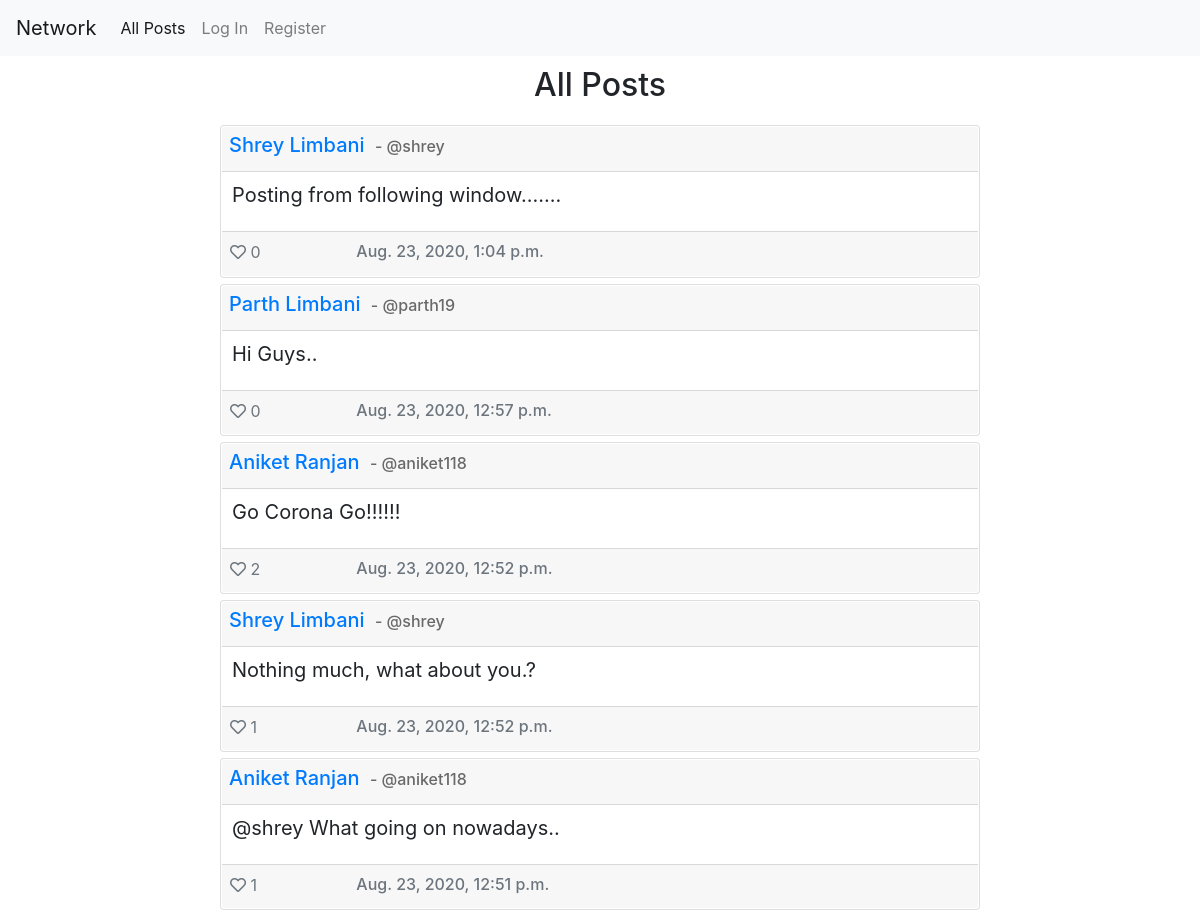
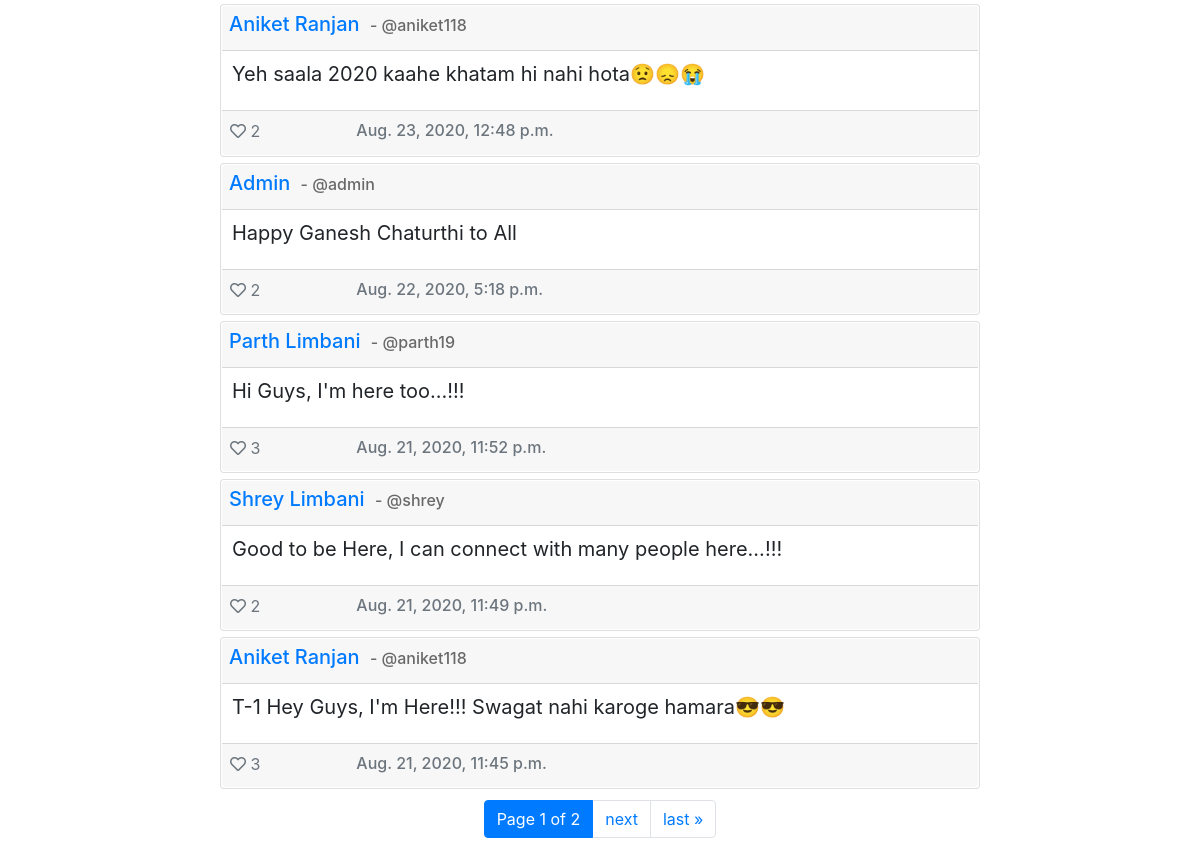
The page / on the database its author committed (2 pictures, top to bottom).
### network/models.py (models this page shows, shortened)
class Post(models.Model):
    poster = models.ForeignKey(User, on_delete=models.CASCADE, related_name='post')
    timestamp = models.DateTimeField(default=timezone.now)
    content = models.TextField(max_length=144)
    likes = models.ManyToManyField(User, symmetrical=True, related_query_name="liked_posts", through="Like")

class User(AbstractUser):
    relationships = models.ManyToManyField("self", symmetrical=False, through="Relationship", related_name="related_to")

### network/views.py (the view)
# urls.py: path("", views.index, name="index"),
def index(request):
    posts = Post.objects.order_by('timestamp').reverse()
    paginator = Paginator(posts, 10) # Show 10 posts per page.
    try:
        page_number = request.GET.get('page')
    except:
        page_number = 1
    page_obj = paginator.get_page(page_number)
    return render(request, "network/index.html", {'posts':page_obj})

### network/templates/network/index.html (shortened to what this page needs)
{% extends "network/layout.html" %}
{% block body %}
    <div class="container">
        <div class="row">
            <div class="col">
                <div class="row justify-content-center"style="padding: 10px;margin-left: -15;">
                    <h2>All Posts</h2>
                </div>
                {% if posts|length == 0%}
                <div class="row justify-content-center">
                    <div class='col-8' style="text-align:center"><h3>No posts yet!!!</h3></div>
                </div>
                {% else %}
                <div class="row justify-content-center" id="posts_div">
                    {% for post in posts %}
                    <div class="card post col-8" style="margin:3px; padding:1px">
                        <div class="card-header post-header">
                            <div class="row">
                                <div class="col-10">
                                    <h5 class="card-title"><a href="{% url 'profile' post.poster.pk %}">{{post.poster.get_full_name}} <span id="username">- @{{post.poster.username}}<span></a></h5>
                                </div>
                            </div>
                        </div>
                        <div class="card-body post-body">
                            <blockquote class="blockquote">
                                <p class="card-text">{{ post.content }}</p>
                            </blockquote>
                        </div>
                        <div class="card-footer text-muted post-footer">
                            <div class="row">
                                <div class="col-2">
                                    <a id="{{post.pk}}" onclick="Like(this)" class="card-link">
                                    {% if user in post.likes.all %}
                                        <i class="far fa-heart" hidden></i>
                                        <i class="fas fa-heart" style="color:red;"></i>
                                        <span>{{ post.likes.all|length }}</span>
                                    {% else %}
                                        <i class="far fa-heart"></i>
                                        <span>{{ post.likes.all|length }}</span>
                                    {% endif %}
                                    </a>
                                </div>
                                <div class="col-6 mt-2">
                                    <h6 class="card-subtitle mb-2 text-muted">{{ post.timestamp }}</h6>
                                </div>
                            </div>
                        </div>
                    </div>
                    {% endfor %}
                </div>
                <nav class="mt-2">
                    <ul class="pagination justify-content-center">
                        <li class="page-item active"><a class='page-link' >Page {{ posts.number }} of {{ posts.paginator.num_pages }}</a></li>
                        {% if posts.has_next %}
                            <li class="page-item">
                                <a class='page-link' href="?page={{ posts.next_page_number }}">next</a>
                            </li>
                            <li class="page-item">
                                <a class='page-link'href="?page={{ posts.paginator.num_pages }}">last &raquo;</a>
                            </li>
                        {% endif %}
                    </ul>
                </nav>
                {%endif%}
            </div>
        </div>
    </div>
{% endblock %}

### network/templates/network/layout.html (shortened to what this page needs)
{% load static %}
<!DOCTYPE html>
<html lang="en">
    <head>
        <link rel="stylesheet" href="https://stackpath.bootstrapcdn.com/bootstrap/4.4.1/css/bootstrap.min.css">
        <link href="{% static 'network/css/styles.css' %}" rel="stylesheet">
        <link href="{% static 'network/css/all.css' %}" rel="stylesheet">
    </head>
    <body>
        <nav class="navbar navbar-expand-lg navbar-light bg-light sticky-top">
            <a class="navbar-brand">Network</a>
            <div>
              <ul class="navbar-nav mr-auto">
                <li class="nav-item">
                  <a class="nav-link {% if request.get_full_path == "/" %}active{% endif %}" href="{% url 'index' %}">All Posts</a>
                </li>
                {% if user.is_authenticated %}
                    <li class="nav-item">
                        <a class="nav-link {% if request.get_full_path == "/following" %}active{% endif %} " href="{% url 'following' %}">Following</a>
                    </li>
                    <li class="nav-item">
                        <a class="nav-link" href="{% url 'logout' %}">Log Out</a>
                    </li>
                {% else %}
                    <li class="nav-item">
                        <a class="nav-link" href="{% url 'login' %}">Log In</a>
                    </li>
                    <li class="nav-item">
                        <a class="nav-link" href="{% url 'register' %}">Register</a>
                    </li>
                {% endif %}
              </ul>
            </div>
          </nav>
        <div class="body">
            {% block body %}
            {% endblock %}
        </div>
    </body>
</html>

### network/static/network/css/styles.css (style rules this page uses)
#username { margin-left:5px; color: dimgrey; font-size: medium; }
body { background: url("../img/background.jpg") fixed; background-size: cover; }
.post-body { padding-bottom: 5px; padding-top: 8px; padding-left: 10px; }
.post-header { padding-bottom: 2px; padding-top: 6px; padding-left: 7px; }
.post-footer { padding-left: 8px; padding-top: 8px; padding-bottom: 6px; }

### network/static/network/css/all.css (style rules this page uses)
.fa, .fas, .far, .fal, .fad, .fab { -moz-osx-font-smoothing: grayscale; -webkit-font-smoothing: antialiased; display: inline-block; font-style: normal; font-variant: normal; text-rendering: auto; line-height: 1; }
.fa-heart:before { content: "\f004"; }
.far { font-family: 'Font Awesome 5 Free'; font-weight: 400; }

### rows shown on the page
Post: poster.get_full_name "Shrey Limbani", poster.username "shrey", content "Posting from following window.......", likes.all|length "0", timestamp "Aug. 23, 2020, 1:04 p.m."
Post: poster.get_full_name "Parth Limbani", poster.username "parth19", content "Hi Guys..", likes.all|length "0", timestamp "Aug. 23, 2020, 12:57 p.m."
Post: poster.get_full_name "Aniket Ranjan", poster.username "aniket118", content "Go Corona Go!!!!!!", likes.all|length "2", timestamp "Aug. 23, 2020, 12:52 p.m."
Post: poster.get_full_name "Shrey Limbani", poster.username "shrey", content "Nothing much, what about you.?", likes.all|length "1", timestamp "Aug. 23, 2020, 12:52 p.m."
Post: poster.get_full_name "Aniket Ranjan", poster.username "aniket118", content "@shrey What going on nowadays..", likes.all|length "1", timestamp "Aug. 23, 2020, 12:51 p.m."
Post: poster.get_full_name "Aniket Ranjan", poster.username "aniket118", content "Yeh saala 2020 kaahe khatam hi nahi hota😟😞😭", likes.all|length "2", timestamp "Aug. 23, 2020, 12:48 p.m."
Post: poster.get_full_name "Admin", poster.username "admin", content "Happy Ganesh Chaturthi to All", likes.all|length "2", timestamp "Aug. 22, 2020, 5:18 p.m."
Post: poster.get_full_name "Parth Limbani", poster.username "parth19", content "Hi Guys, I'm here too...!!!", likes.all|length "3", timestamp "Aug. 21, 2020, 11:52 p.m."
Post: poster.get_full_name "Shrey Limbani", poster.username "shrey", content "Good to be Here, I can connect with many people here...!!!", likes.all|length "2", timestamp "Aug. 21, 2020, 11:49 p.m."
Post: poster.get_full_name "Aniket Ranjan", poster.username "aniket118", content "T-1 Hey Guys, I'm Here!!! Swagat nahi karoge hamara😎😎", likes.all|length "3", timestamp "Aug. 21, 2020, 11:45 p.m."

### other values the page prints
{{ posts.number }} "1"
{{ posts.paginator.num_pages }} "2"
